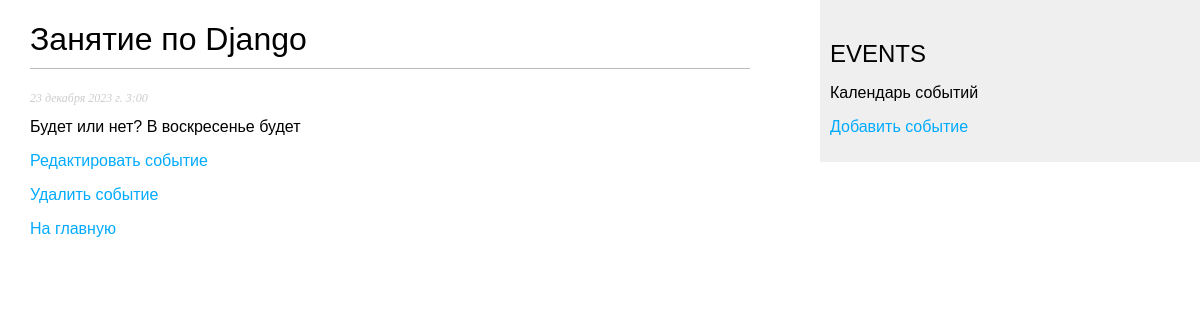
/events/5, run on an earlier commit of the app's database.
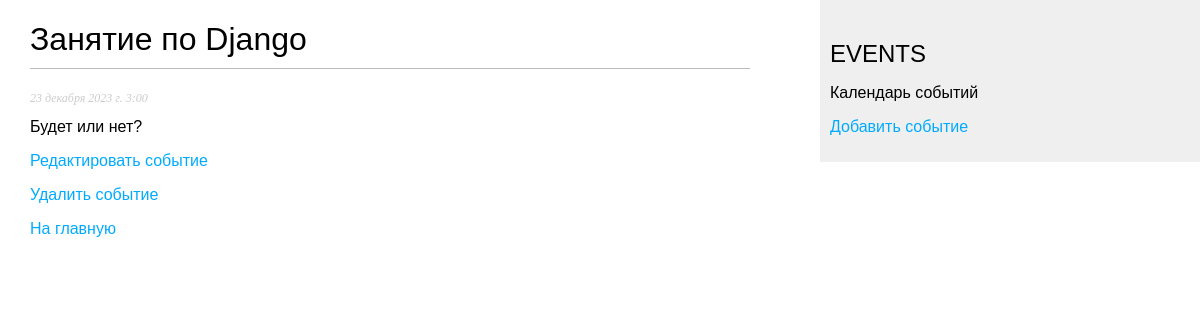
And on a later commit of the database.
### event/models.py (models this page shows, shortened)
class Event(models.Model):
    title = models.CharField(max_length=100, verbose_name='Название')
    description = models.TextField(verbose_name='Описание')
    date_time = models.DateTimeField(verbose_name='Дата')
    location = models.CharField(max_length=100, verbose_name='Место')
    class Meta:
        verbose_name = 'Event'
        verbose_name_plural = 'Events'
        ordering = ['-date_time']
        indexes = [
            models.Index(fields=['-date_time'])
        ]

### event/views.py (the view)
# urls.py: path('events/<int:pk>', views.ShowEvent.as_view(), name='event_detail'),
class ShowEvent(DetailView):
    model = Event
    template_name = 'event/detail.html'

### event/templates/event/detail.html (shortened to what this page needs)
{% extends "event/base.html" %}
{% block content %}
  <h1>{{ event.title }}</h1>
  <p class="date">{{ event.date_time }}</p>
  {{ event.description|safe }}
<p><a href="{% url 'event:event_update' event.id %}">Редактировать событие</a></p>
<p><a href="{% url 'event:event_delete' event.id %}">Удалить событие</a></p>
<p><a href="{% url 'event:event_list' %}">На главную</a></p>
{% endblock %}

What changed in the data, as far as the page shows it:
changed Event "Занятие по Django": description "Будет или нет? В воскресенье будет" → "Будет или нет?"
